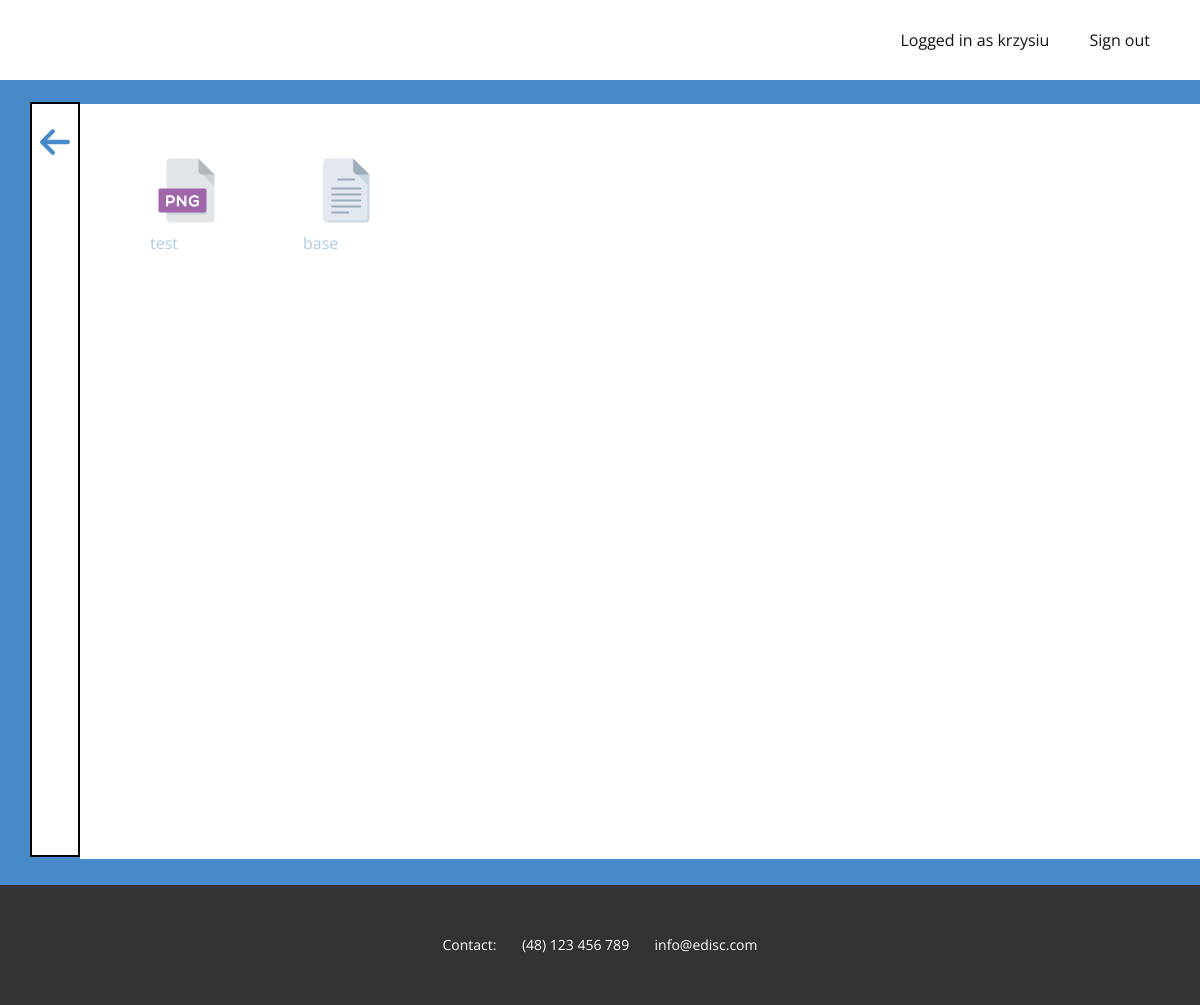
Page /drive/favourites/rename_favourite (signed in) on the earlier database version.
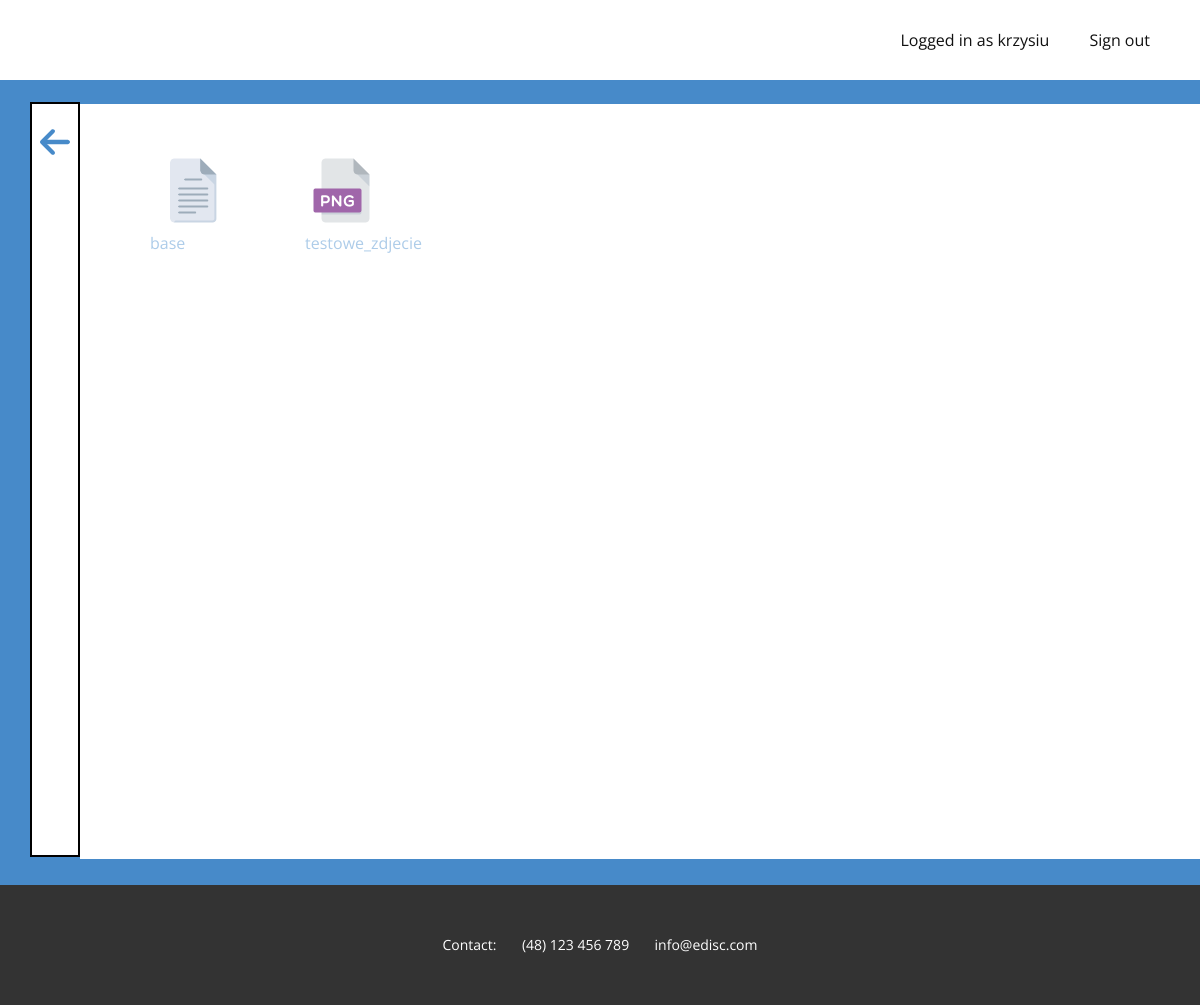
Same page on the later database version.
### mainapp/models.py (models this page shows, shortened)
class File (models.Model):
    fileName = models.CharField(max_length=30)
    extension = models.CharField(max_length=4, default='none')
    content = models.FileField(default='No file loaded')
    directory = models.ForeignKey(Directory, on_delete=models.CASCADE)
    uploadDate = models.DateTimeField()
    inBin = models.BooleanField(default=False)
    isFavourite = models.BooleanField(default=False)

### mainapp/views.py (the view)
# urls.py: path('drive/favourites/rename_favourite', views.rename_favourite, name='rename_favourite'),
@login_required(login_url='login')
def rename_favourite(request):
    return render(request, 'mainapp/rename_favourite.html')

### mainapp/templates/mainapp/rename_favourite.html (shortened to what this page needs)
{% extends './base.html' %}
{% block body_content %}
    {% for directory in user.directory_set.all %}
            {% for fil in directory.file_set.all %}
                {% if fil.inBin == False and fil.isFavourite == True %}
                    <div class="floatLeft">
                        <a href='rename_favourite/{{ fil.id }}'>
                            <figure>
                                {% if fil.extension == 'pdf' %}
                                    <img src="../../static/images/file_icons/pdf_icon.png" width="73" height="81">
                                {% elif fil.extension == 'doc' or fil.extension == 'docx' or fil.extension == 'docs' %}
                                    <img src="../../static/images/file_icons/doc_icon.png" width="73" height="81">
                                {% elif fil.extension == 'mov' or fil.extension == 'mp4' or fil.extension == 'mkv' %}
                                    <img src="../../static/images/file_icons/mov_icon.png" width="73" height="81">
                                {% elif fil.extension == 'mp3' or fil.extension == 'wav' or fil.extension == 'm4a' %}
                                    <img src="../../static/images/file_icons/mp3_icon.png" width="73" height="81">
                                {% elif fil.extension == 'png' or fil.extension == 'jpg' or fil.extension == 'jpeg' %}
                                    <img src="../../static/images/file_icons/png_icon.png" width="73" height="81">
                                {% elif fil.extension == 'ppt' %}
                                    <img src="../../static/images/file_icons/ppt_icon.png" width="73" height="81">
                                {% elif fil.extension == 'txt' %}
                                    <img src="../../static/images/file_icons/txt_icon.png" width="73" height="81">
                                {% elif fil.extension == 'xls' %}
                                    <img src="../../static/images/file_icons/xls_icon.png" width="73" height="81">
                                {% elif fil.extension == 'rar' or fil.extension == 'zip' or fil.extension == 'tar' %}
                                    <img src="../../static/images/file_icons/zip_icon.png" width="73" height="81">
                                {% else %}
                                    <img src="../../static/images/file_icons/file_icon_v2.png" width="75" height="81">
                                {% endif %}
                                <figcaption>
                                    {{ fil.fileName }}
                                </figcaption>
                            </figure>
                        </a>
                    </div>
                {% endif %}
            {% endfor %}
    {% endfor %}
{% endblock %}
{% block list_content %}
    <link rel="stylesheet" href="../../static/css/directory.css" media="screen">
     <a href="../favourites/">
        <span class="u-icon u-icon-circle u-text-palette-1-base u-icon-1"><svg class="u-svg-link" preserveAspectRatio="xMidYMin slice" viewBox="0 0 447.243 447.243" style=""><use xmlns:xlink="http://www.w3.org/1999/xlink" xlink:href="#svg-afa0"></use></svg></span>
     </a>
{% endblock %}

Differences in the rows shown:
removed File: inBin False (drawn), fileName "test"
added File: inBin False (drawn), fileName "testowe_zdjecie"
